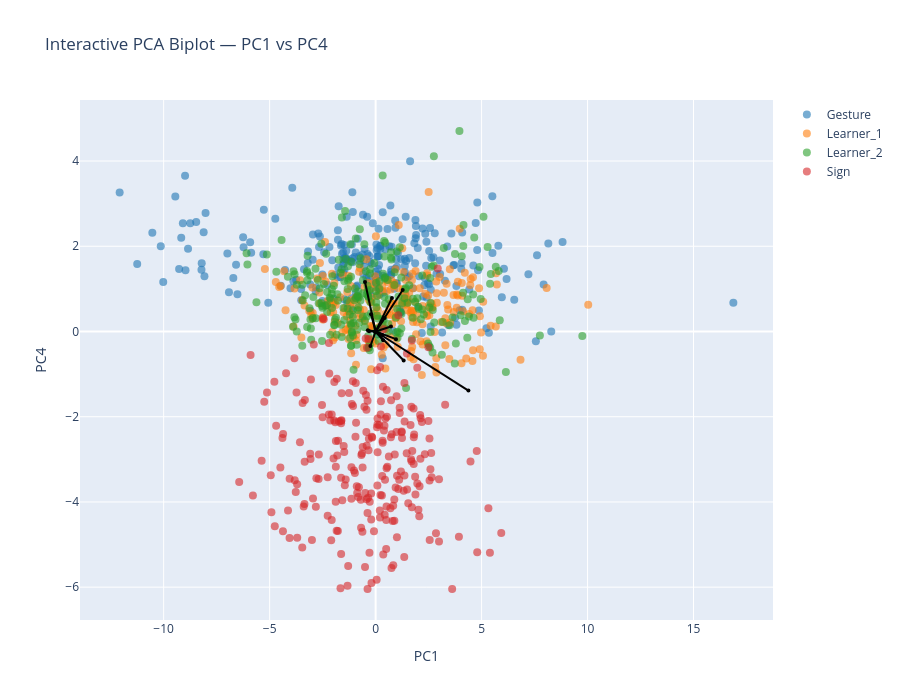

Source (notebook cell):
### Markdown cell above
### Biplot PC1-PC4

### Code cell
pcs_to_plot = [1, 4]  # PC1–PC2

sig_features_GS = (
    df_sig_vars_GS[
        (df_sig_vars_GS["sig_loading"]) &
        (df_sig_vars_GS["PC"].isin(pcs_to_plot))
    ]["feature"]
    .unique()
)

feature_names = df_clean.columns[:-1]
selected_vars = [feature_names.get_loc(f) for f in sig_features_GS if f in feature_names]

arrow_strength = (
    df_sig_vars_GS[df_sig_vars_GS["PC"].isin(pcs_to_plot)]
    .groupby("feature")["index_loading"]
    .mean()
    .to_dict()
)

interactive_PCA_biplot(
    score=x_new_GS, 
    coeff=loadings_GS, 
    labels=feature_names, 
    y=y, 
    selected_vars=selected_vars, 
    pc_x=pcs_to_plot[0], pc_y=pcs_to_plot[1],
    show_labels=False,
    le=le,
    arrow_strength=arrow_strength
)

# static plot
static_PCA_biplot(
    score=x_new_GS, 
    coeff=loadings_GS, 
    labels=feature_names, 
    y=y, 
    selected_vars=selected_vars, 
    pc_x=pcs_to_plot[0], pc_y=pcs_to_plot[1],
    show_labels=False,
    arrow_strength=arrow_strength,
    le=le,
    save_path=os.path.join(curfolder, "Plots", "PCA_GS_all_PC1_4_biplot.png")
)

### Figure 1 — Plotly figure (JSON) as saved in the notebook; plotly's stock layout.template omitted (floating-point values rounded to 4 significant figures; data arrays with more than 128 entries replaced by an {"elided": "..."} marker saying what was removed)
{"data": [{"hoverinfo": "text", "marker": {"color": "#1f77b4", "opacity": 0.6, "size": 8}, "mode": "markers", "name": "Gesture", "showlegend": true, "text": {"elided": "250 str values"}, "type": "scatter", "x": {"elided": "250 float values"}, "y": {"elided": "250 float values"}}, {"hoverinfo": "text", "marker": {"color": "#ff7f0e", "opacity": 0.6, "size": 8}, "mode": "markers", "name": "Learner_1", "showlegend": true, "text": {"elided": "249 str values"}, "type": "scatter", "x": {"elided": "249 float values"}, "y": {"elided": "249 float values"}}, {"hoverinfo": "text", "marker": {"color": "#2ca02c", "opacity": 0.6, "size": 8}, "mode": "markers", "name": "Learner_2", "showlegend": true, "text": {"elided": "247 str values"}, "type": "scatter", "x": {"elided": "247 float values"}, "y": {"elided": "247 float values"}}, {"hoverinfo": "text", "marker": {"color": "#d62728", "opacity": 0.6, "size": 8}, "mode": "markers", "name": "Sign", "showlegend": true, "text": {"elided": "243 str values"}, "type": "scatter", "x": {"elided": "243 float values"}, "y": {"elided": "243 float values"}}, {"hoverinfo": "text", "hovertext": "fine__handshape__fingertip_spread_mean", "line": {"color": "black"}, "marker": {"size": 4}, "mode": "lines+markers", "showlegend": false, "textposition": "top center", "type": "scatter", "x": [0, 0.3584], "y": [0, -0.2079]}, {"hoverinfo": "text", "hovertext": "fine__handshape__thumb_index_mean", "line": {"color": "black"}, "marker": {"size": 4}, "mode": "lines+markers", "showlegend": false, "textposition": "top center", "type": "scatter", "x": [0, 0.3137], "y": [0, -0.07975]}, {"hoverinfo": "text", "hovertext": "fine__variability__thumb_index_std", "line": {"color": "black"}, "marker": {"size": 4}, "mode": "lines+markers", "showlegend": false, "textposition": "top center", "type": "scatter", "x": [0, 0.7716], "y": [0, 0.7838]}, {"hoverinfo": "text", "hovertext": "fine__handshape__mcp_tip_mean", "line": {"color": "black"}, "marker": {"size": 4}, "mode": "lines+markers", "showlegend": false, "textposition": "top center", "type": "scatter", "x": [0, -0.2153], "y": [0, 0.4049]}, {"hoverinfo": "text", "hovertext": "fine__variability__thumb_opposition_std", "line": {"color": "black"}, "marker": {"size": 4}, "mode": "lines+markers", "showlegend": false, "textposition": "top center", "type": "scatter", "x": [0, 1.323], "y": [0, -0.681]}, {"hoverinfo": "text", "hovertext": "fine__handshape__handshape_size_mean", "line": {"color": "black"}, "marker": {"size": 4}, "mode": "lines+markers", "showlegend": false, "textposition": "top center", "type": "scatter", "x": [0, 0.7255], "y": [0, 0.1163]}, {"hoverinfo": "text", "hovertext": "fine__variability__handshape_size_std", "line": {"color": "black"}, "marker": {"size": 4}, "mode": "lines+markers", "showlegend": false, "textposition": "top center", "type": "scatter", "x": [0, 0.9605], "y": [0, -0.1805]}, {"hoverinfo": "text", "hovertext": "fine__variability__handshape_variability", "line": {"color": "black"}, "marker": {"size": 4}, "mode": "lines+markers", "showlegend": false, "textposition": "top center", "type": "scatter", "x": [0, 1.278], "y": [0, 0.9739]}, {"hoverinfo": "text", "hovertext": "fine__magnitude__flexion_speed_mean", "line": {"color": "black"}, "marker": {"size": 4}, "mode": "lines+markers", "showlegend": false, "textposition": "top center", "type": "scatter", "x": [0, -0.5001], "y": [0, 1.162]}, {"hoverinfo": "text", "hovertext": "fine__variability__flexion_speed_std", "line": {"color": "black"}, "marker": {"size": 4}, "mode": "lines+markers", "showlegend": false, "textposition": "top center", "type": "scatter", "x": [0, -0.3681], "y": [0, 0.02921]}, {"hoverinfo": "text", "hovertext": "fine__coordination__finger_independence", "line": {"color": "black"}, "marker": {"size": 4}, "mode": "lines+markers", "showlegend": false, "textposition": "top center", "type": "scatter", "x": [0, 0.4257], "y": [0, 0.3139]}, {"hoverinfo": "text", "hovertext": "fine__variability__flexion_entropy", "line": {"color": "black"}, "marker": {"size": 4}, "mode": "lines+markers", "showlegend": false, "textposition": "top center", "type": "scatter", "x": [0, -0.2457], "y": [0, -0.3403]}, {"hoverinfo": "text", "hovertext": "fine__variability__mcp_tip_std", "line": {"color": "black"}, "marker": {"size": 4}, "mode": "lines+markers", "showlegend": false, "textposition": "top center", "type": "scatter", "x": [0, -0.3085], "y": [0, 0.00346]}, {"hoverinfo": "text", "hovertext": "fine__smoothness__flexion_intermittency", "line": {"color": "black"}, "marker": {"size": 4}, "mode": "lines+markers", "showlegend": false, "textposition": "top center", "type": "scatter", "x": [0, 4.379], "y": [0, -1.386]}], "layout": {"height": 700, "hovermode": "closest", "title": {"text": "Interactive PCA Biplot — PC1 vs PC4"}, "width": 900, "xaxis": {"title": {"text": "PC1"}}, "yaxis": {"title": {"text": "PC4"}}}}
